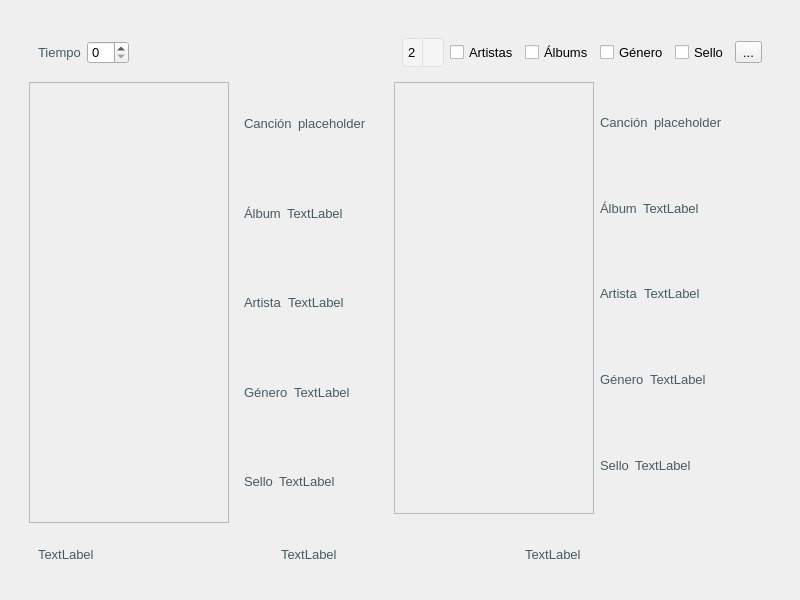
<?xml version="1.0" encoding="UTF-8"?>
<ui version="4.0">
 <class>MusicQuiz</class>
 <widget class="QWidget" name="MusicQuiz">
  <property name="geometry">
   <rect>
    <x>0</x>
    <y>0</y>
    <width>800</width>
    <height>600</height>
   </rect>
  </property>
  <property name="windowTitle">
   <string>Music Quiz</string>
  </property>
  <property name="styleSheet">
   <string notr="true">/* Estilo general */
QWidget {
    font-family: 'Segoe UI', Arial, sans-serif;
    font-size: 10pt;
}

/* Botones */
QPushButton {
    background-color: #607D8B;
    color: white;
    border: none;
    border-radius: 4px;
    padding: 6px 12px;
    font-weight: bold;
}

QPushButton:hover {
    background-color: #78909C;
}

QPushButton:pressed {
    background-color: #546E7A;
}

/* Botones de acción (Iniciar/Detener) */
#toggle_button {
    background-color: #4CAF50;
    padding: 8px 16px;
    font-size: 11pt;
}

#toggle_button:hover {
    background-color: #66BB6A;
}

#toggle_button:pressed {
    background-color: #43A047;
}

/* Botón de configuración */
#config_button {
    background-color: #607D8B;
    border-radius: 20px;
    font-size: 16px;
}

/* GroupBox */
QGroupBox {
    border: 1px solid #E0E0E0;
    border-radius: 6px;
    margin-top: 12px;
    background-color: rgba(236, 239, 241, 0.5);
}

QGroupBox::title {
    subcontrol-origin: margin;
    subcontrol-position: top left;
    background-color: transparent;
    padding: 0 5px;
    color: #37474F;
}

/* ProgressBar */
QProgressBar {
    border: none;
    border-radius: 3px;
    text-align: center;
    background-color: #E0E0E0;
}

QProgressBar::chunk {
    background-color: #4CAF50;
    border-radius: 3px;
}

/* ComboBox */
QComboBox {
    border: 1px solid #E0E0E0;
    border-radius: 4px;
    padding: 5px;
    background-color: #F5F5F5;
}

QComboBox:hover, QComboBox:focus {
    border: 1px solid #78909C;
    background-color: #FFFFFF;
}

QComboBox::drop-down {
    border: none;
    border-left: 1px solid #E0E0E0;
    width: 20px;
}

QComboBox::down-arrow {
    width: 12px;
    height: 12px;
}

/* Labels */
QLabel {
    color: #455A64;
}

#countdown_label {
    color: #607D8B;
    font-weight: bold;
    font-size: 18pt;
}

/* Scroll Area */
QScrollArea {
    border: none;
    background-color: transparent;
}

/* Botones de Filtro */
QPushButton[filter_button=true] {
    background-color: transparent;
    color: #607D8B;
    border: 1px solid #B0BEC5;
    border-radius: 4px;
    padding: 6px;
    font-weight: normal;
}

QPushButton[filter_button=true]:hover {
    background-color: rgba(96, 125, 139, 0.1);
    border-color: #607D8B;
}

/* Contenedor de opciones */
#options_container {
    background-color: transparent;
}</string>
  </property>
  <layout class="QVBoxLayout" name="main_layout">
   <property name="spacing">
    <number>20</number>
   </property>
   <property name="leftMargin">
    <number>20</number>
   </property>
   <property name="topMargin">
    <number>20</number>
   </property>
   <property name="rightMargin">
    <number>20</number>
   </property>
   <property name="bottomMargin">
    <number>20</number>
   </property>
   <item>
    <widget class="QWidget" name="widget" native="true">
     <layout class="QVBoxLayout" name="verticalLayout">
      <item>
       <widget class="QWidget" name="widget_2" native="true">
        <property name="sizePolicy">
         <sizepolicy hsizetype="Preferred" vsizetype="Fixed">
          <horstretch>0</horstretch>
          <verstretch>0</verstretch>
         </sizepolicy>
        </property>
        <layout class="QHBoxLayout" name="horizontalLayout">
         <item>
          <widget class="QLabel" name="label">
           <property name="text">
            <string>Tiempo</string>
           </property>
          </widget>
         </item>
         <item>
          <widget class="QSpinBox" name="spinBox"/>
         </item>
         <item>
          <spacer name="horizontalSpacer">
           <property name="orientation">
            <enum>Qt::Orientation::Horizontal</enum>
           </property>
           <property name="sizeHint" stdset="0">
            <size>
             <width>40</width>
             <height>20</height>
            </size>
           </property>
          </spacer>
         </item>
         <item>
          <widget class="QComboBox" name="comboBox">
           <item>
            <property name="text">
             <string>2</string>
            </property>
           </item>
           <item>
            <property name="text">
             <string>4</string>
            </property>
           </item>
           <item>
            <property name="text">
             <string>6</string>
            </property>
           </item>
           <item>
            <property name="text">
             <string>8</string>
            </property>
           </item>
          </widget>
         </item>
         <item>
          <widget class="QCheckBox" name="checkBox_2">
           <property name="text">
            <string>Artistas</string>
           </property>
          </widget>
         </item>
         <item>
          <widget class="QCheckBox" name="checkBox">
           <property name="text">
            <string>Álbums</string>
           </property>
          </widget>
         </item>
         <item>
          <widget class="QCheckBox" name="checkBox_3">
           <property name="text">
            <string>Género</string>
           </property>
          </widget>
         </item>
         <item>
          <widget class="QCheckBox" name="checkBox_4">
           <property name="text">
            <string>Sello</string>
           </property>
          </widget>
         </item>
         <item>
          <widget class="QToolButton" name="toolButton">
           <property name="text">
            <string>...</string>
           </property>
          </widget>
         </item>
        </layout>
       </widget>
      </item>
      <item>
       <widget class="QWidget" name="widget_4" native="true">
        <layout class="QHBoxLayout" name="horizontalLayout_3">
         <property name="leftMargin">
          <number>0</number>
         </property>
         <property name="topMargin">
          <number>0</number>
         </property>
         <item>
          <widget class="QWidget" name="widget_10" native="true">
           <layout class="QHBoxLayout" name="horizontalLayout_10">
            <property name="leftMargin">
             <number>0</number>
            </property>
            <property name="topMargin">
             <number>0</number>
            </property>
            <property name="rightMargin">
             <number>0</number>
            </property>
            <property name="bottomMargin">
             <number>0</number>
            </property>
            <item>
             <widget class="QWidget" name="opcion_2" native="true">
              <layout class="QHBoxLayout" name="horizontalLayout_11">
               <property name="leftMargin">
                <number>0</number>
               </property>
               <property name="topMargin">
                <number>0</number>
               </property>
               <property name="rightMargin">
                <number>0</number>
               </property>
               <property name="bottomMargin">
                <number>0</number>
               </property>
               <item>
                <widget class="QFrame" name="portada_2">
                 <property name="minimumSize">
                  <size>
                   <width>200</width>
                   <height>200</height>
                  </size>
                 </property>
                 <property name="frameShape">
                  <enum>QFrame::Shape::StyledPanel</enum>
                 </property>
                 <property name="frameShadow">
                  <enum>QFrame::Shadow::Raised</enum>
                 </property>
                </widget>
               </item>
               <item>
                <widget class="QWidget" name="metadata_2" native="true">
                 <layout class="QVBoxLayout" name="verticalLayout_3">
                  <property name="leftMargin">
                   <number>0</number>
                  </property>
                  <property name="topMargin">
                   <number>0</number>
                  </property>
                  <property name="rightMargin">
                   <number>0</number>
                  </property>
                  <property name="bottomMargin">
                   <number>0</number>
                  </property>
                  <item>
                   <widget class="QWidget" name="widget_11" native="true">
                    <layout class="QHBoxLayout" name="horizontalLayout_12">
                     <item>
                      <widget class="QLabel" name="cancion_1p_2">
                       <property name="text">
                        <string>Canción</string>
                       </property>
                      </widget>
                     </item>
                     <item>
                      <widget class="QLabel" name="cancion_2">
                       <property name="text">
                        <string>placeholder</string>
                       </property>
                      </widget>
                     </item>
                     <item>
                      <spacer name="horizontalSpacer_2">
                       <property name="orientation">
                        <enum>Qt::Orientation::Horizontal</enum>
                       </property>
                       <property name="sizeHint" stdset="0">
                        <size>
                         <width>40</width>
                         <height>20</height>
                        </size>
                       </property>
                      </spacer>
                     </item>
                    </layout>
                   </widget>
                  </item>
                  <item>
                   <widget class="QWidget" name="widget_12" native="true">
                    <layout class="QHBoxLayout" name="horizontalLayout_13">
                     <item>
                      <widget class="QLabel" name="album_1p_2">
                       <property name="text">
                        <string>Álbum</string>
                       </property>
                      </widget>
                     </item>
                     <item>
                      <widget class="QLabel" name="album_2">
                       <property name="text">
                        <string>TextLabel</string>
                       </property>
                      </widget>
                     </item>
                     <item>
                      <spacer name="horizontalSpacer_3">
                       <property name="orientation">
                        <enum>Qt::Orientation::Horizontal</enum>
                       </property>
                       <property name="sizeHint" stdset="0">
                        <size>
                         <width>40</width>
                         <height>20</height>
                        </size>
                       </property>
                      </spacer>
                     </item>
                    </layout>
                   </widget>
                  </item>
                  <item>
                   <widget class="QWidget" name="widget_13" native="true">
                    <layout class="QHBoxLayout" name="horizontalLayout_14">
                     <item>
                      <widget class="QLabel" name="artista_1p_2">
                       <property name="text">
                        <string>Artista</string>
                       </property>
                      </widget>
                     </item>
                     <item>
                      <widget class="QLabel" name="artista_2">
                       <property name="text">
                        <string>TextLabel</string>
                       </property>
                      </widget>
                     </item>
                     <item>
                      <spacer name="horizontalSpacer_4">
                       <property name="orientation">
                        <enum>Qt::Orientation::Horizontal</enum>
                       </property>
                       <property name="sizeHint" stdset="0">
                        <size>
                         <width>40</width>
                         <height>20</height>
                        </size>
                       </property>
                      </spacer>
                     </item>
                    </layout>
                   </widget>
                  </item>
                  <item>
                   <widget class="QWidget" name="widget_14" native="true">
                    <layout class="QHBoxLayout" name="horizontalLayout_15">
                     <item>
                      <widget class="QLabel" name="genero_1p_2">
                       <property name="text">
                        <string>Género</string>
                       </property>
                      </widget>
                     </item>
                     <item>
                      <widget class="QLabel" name="genero_2">
                       <property name="text">
                        <string>TextLabel</string>
                       </property>
                      </widget>
                     </item>
                     <item>
                      <spacer name="horizontalSpacer_5">
                       <property name="orientation">
                        <enum>Qt::Orientation::Horizontal</enum>
                       </property>
                       <property name="sizeHint" stdset="0">
                        <size>
                         <width>40</width>
                         <height>20</height>
                        </size>
                       </property>
                      </spacer>
                     </item>
                    </layout>
                   </widget>
                  </item>
                  <item>
                   <widget class="QWidget" name="widget_15" native="true">
                    <layout class="QHBoxLayout" name="horizontalLayout_16">
                     <item>
                      <widget class="QLabel" name="sello_2">
                       <property name="text">
                        <string>Sello</string>
                       </property>
                      </widget>
                     </item>
                     <item>
                      <widget class="QLabel" name="sello_1_p_2">
                       <property name="text">
                        <string>TextLabel</string>
                       </property>
                      </widget>
                     </item>
                     <item>
                      <spacer name="horizontalSpacer_6">
                       <property name="orientation">
                        <enum>Qt::Orientation::Horizontal</enum>
                       </property>
                       <property name="sizeHint" stdset="0">
                        <size>
                         <width>40</width>
                         <height>20</height>
                        </size>
                       </property>
                      </spacer>
                     </item>
                    </layout>
                   </widget>
                  </item>
                 </layout>
                </widget>
               </item>
              </layout>
             </widget>
            </item>
           </layout>
          </widget>
         </item>
         <item>
          <widget class="QWidget" name="opcion_1" native="true">
           <layout class="QHBoxLayout" name="horizontalLayout_4">
            <property name="leftMargin">
             <number>0</number>
            </property>
            <property name="topMargin">
             <number>0</number>
            </property>
            <item>
             <widget class="QFrame" name="portada_1">
              <property name="minimumSize">
               <size>
                <width>200</width>
                <height>200</height>
               </size>
              </property>
              <property name="frameShape">
               <enum>QFrame::Shape::StyledPanel</enum>
              </property>
              <property name="frameShadow">
               <enum>QFrame::Shadow::Raised</enum>
              </property>
             </widget>
            </item>
            <item>
             <widget class="QWidget" name="metadata_1" native="true">
              <layout class="QVBoxLayout" name="verticalLayout_2">
               <property name="leftMargin">
                <number>0</number>
               </property>
               <property name="topMargin">
                <number>0</number>
               </property>
               <item>
                <widget class="QWidget" name="widget_5" native="true">
                 <layout class="QHBoxLayout" name="horizontalLayout_5">
                  <property name="leftMargin">
                   <number>0</number>
                  </property>
                  <property name="topMargin">
                   <number>0</number>
                  </property>
                  <property name="bottomMargin">
                   <number>0</number>
                  </property>
                  <item>
                   <widget class="QLabel" name="cancion_1p">
                    <property name="text">
                     <string>Canción</string>
                    </property>
                   </widget>
                  </item>
                  <item>
                   <widget class="QLabel" name="cancion_1">
                    <property name="text">
                     <string>placeholder</string>
                    </property>
                   </widget>
                  </item>
                  <item>
                   <spacer name="horizontalSpacer_13">
                    <property name="orientation">
                     <enum>Qt::Orientation::Horizontal</enum>
                    </property>
                    <property name="sizeHint" stdset="0">
                     <size>
                      <width>40</width>
                      <height>20</height>
                     </size>
                    </property>
                   </spacer>
                  </item>
                 </layout>
                </widget>
               </item>
               <item>
                <widget class="QWidget" name="widget_6" native="true">
                 <layout class="QHBoxLayout" name="horizontalLayout_6">
                  <property name="leftMargin">
                   <number>0</number>
                  </property>
                  <property name="topMargin">
                   <number>0</number>
                  </property>
                  <property name="bottomMargin">
                   <number>0</number>
                  </property>
                  <item>
                   <widget class="QLabel" name="album_1p">
                    <property name="text">
                     <string>Álbum</string>
                    </property>
                   </widget>
                  </item>
                  <item>
                   <widget class="QLabel" name="album_1">
                    <property name="text">
                     <string>TextLabel</string>
                    </property>
                   </widget>
                  </item>
                  <item>
                   <spacer name="horizontalSpacer_12">
                    <property name="orientation">
                     <enum>Qt::Orientation::Horizontal</enum>
                    </property>
                    <property name="sizeHint" stdset="0">
                     <size>
                      <width>40</width>
                      <height>20</height>
                     </size>
                    </property>
                   </spacer>
                  </item>
                 </layout>
                </widget>
               </item>
               <item>
                <widget class="QWidget" name="widget_7" native="true">
                 <layout class="QHBoxLayout" name="horizontalLayout_7">
                  <property name="leftMargin">
                   <number>0</number>
                  </property>
                  <property name="topMargin">
                   <number>0</number>
                  </property>
                  <property name="bottomMargin">
                   <number>0</number>
                  </property>
                  <item>
                   <widget class="QLabel" name="artista_1p">
                    <property name="text">
                     <string>Artista</string>
                    </property>
                   </widget>
                  </item>
                  <item>
                   <widget class="QLabel" name="artista_1">
                    <property name="text">
                     <string>TextLabel</string>
                    </property>
                   </widget>
                  </item>
                  <item>
                   <spacer name="horizontalSpacer_9">
                    <property name="orientation">
                     <enum>Qt::Orientation::Horizontal</enum>
                    </property>
                    <property name="sizeHint" stdset="0">
                     <size>
                      <width>40</width>
                      <height>20</height>
                     </size>
                    </property>
                   </spacer>
                  </item>
                 </layout>
                </widget>
               </item>
               <item>
                <widget class="QWidget" name="widget_8" native="true">
                 <layout class="QHBoxLayout" name="horizontalLayout_8">
                  <property name="leftMargin">
                   <number>0</number>
                  </property>
                  <property name="topMargin">
                   <number>0</number>
                  </property>
                  <property name="bottomMargin">
                   <number>0</number>
                  </property>
                  <item>
                   <widget class="QLabel" name="genero_1p">
                    <property name="text">
                     <string>Género</string>
                    </property>
                   </widget>
                  </item>
                  <item>
                   <widget class="QLabel" name="genero_1">
                    <property name="text">
                     <string>TextLabel</string>
                    </property>
                   </widget>
                  </item>
                  <item>
                   <spacer name="horizontalSpacer_8">
                    <property name="orientation">
                     <enum>Qt::Orientation::Horizontal</enum>
                    </property>
                    <property name="sizeHint" stdset="0">
                     <size>
                      <width>40</width>
                      <height>20</height>
                     </size>
                    </property>
                   </spacer>
                  </item>
                 </layout>
                </widget>
               </item>
               <item>
                <widget class="QWidget" name="widget_9" native="true">
                 <layout class="QHBoxLayout" name="horizontalLayout_9">
                  <property name="leftMargin">
                   <number>0</number>
                  </property>
                  <property name="topMargin">
                   <number>0</number>
                  </property>
                  <property name="bottomMargin">
                   <number>0</number>
                  </property>
                  <item>
                   <widget class="QLabel" name="sello_1">
                    <property name="text">
                     <string>Sello</string>
                    </property>
                   </widget>
                  </item>
                  <item>
                   <widget class="QLabel" name="sello_1_p">
                    <property name="text">
                     <string>TextLabel</string>
                    </property>
                   </widget>
                  </item>
                  <item>
                   <spacer name="horizontalSpacer_7">
                    <property name="orientation">
                     <enum>Qt::Orientation::Horizontal</enum>
                    </property>
                    <property name="sizeHint" stdset="0">
                     <size>
                      <width>40</width>
                      <height>20</height>
                     </size>
                    </property>
                   </spacer>
                  </item>
                 </layout>
                </widget>
               </item>
              </layout>
             </widget>
            </item>
           </layout>
          </widget>
         </item>
        </layout>
       </widget>
      </item>
      <item>
       <widget class="QWidget" name="widget_3" native="true">
        <property name="sizePolicy">
         <sizepolicy hsizetype="Preferred" vsizetype="Fixed">
          <horstretch>0</horstretch>
          <verstretch>0</verstretch>
         </sizepolicy>
        </property>
        <layout class="QHBoxLayout" name="horizontalLayout_2">
         <item>
          <widget class="QLabel" name="label_4">
           <property name="text">
            <string>TextLabel</string>
           </property>
          </widget>
         </item>
         <item>
          <widget class="QLabel" name="label_3">
           <property name="text">
            <string>TextLabel</string>
           </property>
          </widget>
         </item>
         <item>
          <widget class="QLabel" name="label_2">
           <property name="text">
            <string>TextLabel</string>
           </property>
          </widget>
         </item>
        </layout>
       </widget>
      </item>
     </layout>
    </widget>
   </item>
  </layout>
 </widget>
 <resources/>
 <connections/>
</ui>
